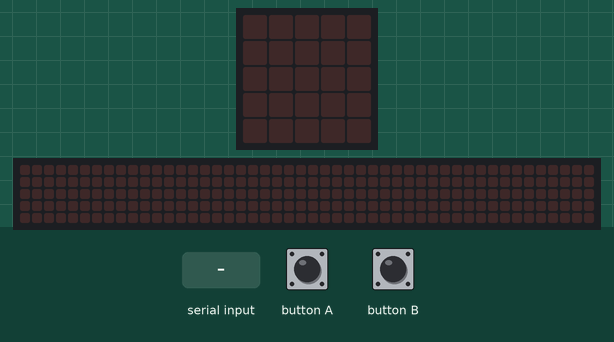
Simulated run of this program. Board: BBC micro:bit running MicroPython. On the bench: the board's 5×5 LED display, a strip that is not on the board, showing the scrolling text unrolled. The test bench sets the inputs (shaded band). The 48×5 strip is a reading aid, not a part: it shows the text the display is scrolling, unrolled, one strip-width of it at a time; what the program prints to the serial console is not drawn.

Above: at 1.2 s.
1.3 s: button B pressed for 0.15 s
At 1.8 s:
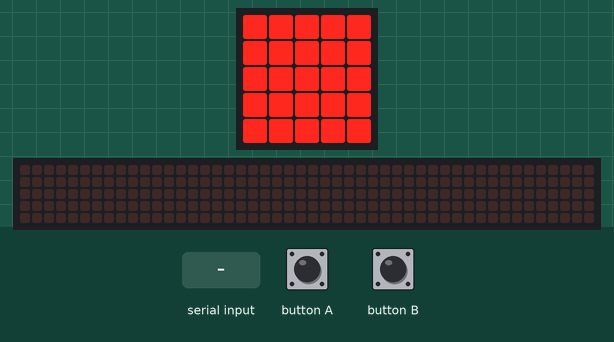
2.9 s: button A pressed for 0.15 s
At 4.1 s:
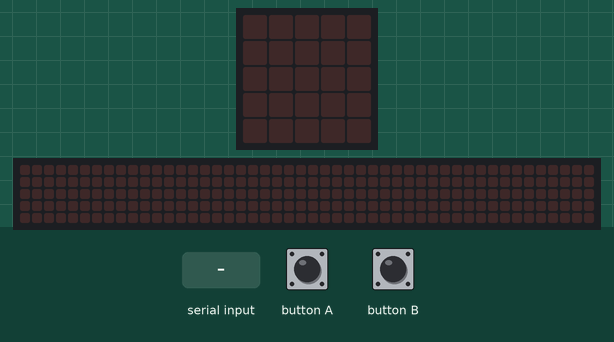
4.5 s: "2" typed at the serial console
At 4.57 s:
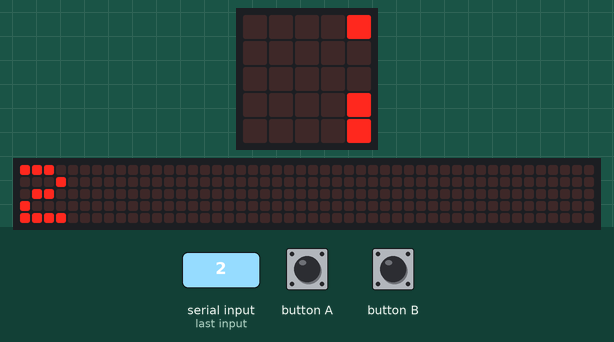
7.5 s: button B pressed for 1 s
At 7.8 s:
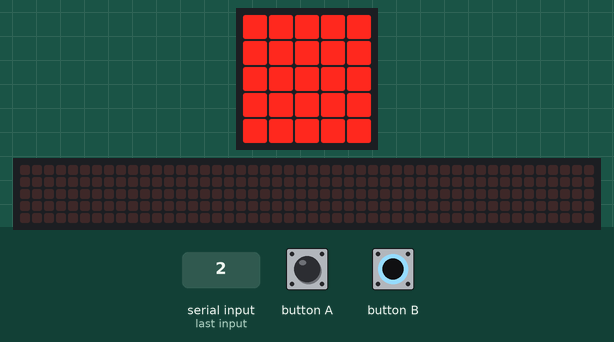
10.0 s: button A pressed for 3.2 s
At 10.9 s:
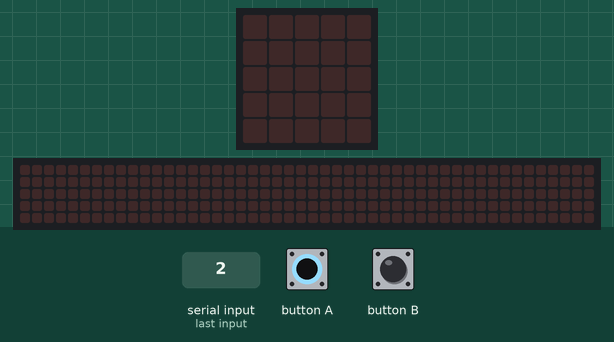
14.7 s: "1" typed at the serial console
At 15.6 s:
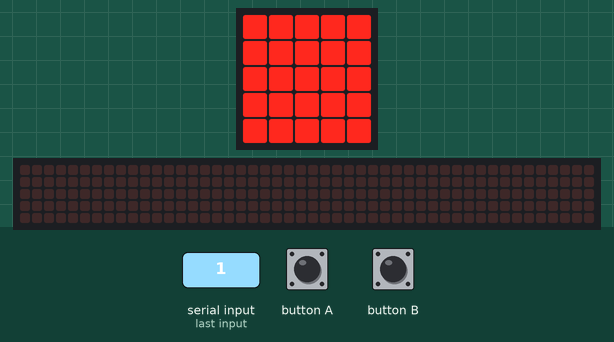
Timing chart, 0 to 17.2 s (numbered marks = the images above; inputs shaded):
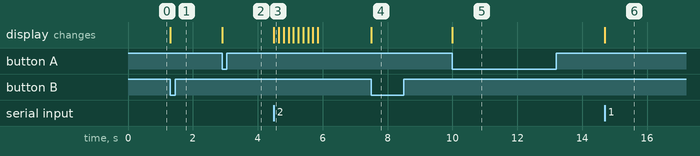

Measured:
- after the input at 1.3 s, the display: changes at once (image 1)
- after the input at 2.9 s, the display: changes at once (image 2)
- after the input at 4.5 s, the display: changes at once (image 3)
- after the input at 7.5 s, the display: changes at once (image 4)
- after the input at 10.0 s, the display: changes at once (image 5)
- after the input at 14.7 s, the display: changes at once (image 6)

The program:

microbit_to_MQTT.py
```python
from microbit import *

uart.init(baudrate = 115200)
zero = Image("00000:"
             "00000:"
             "00000:"
             "00000:"
             "00000")
one = Image("99999:"
            "99999:"
            "99999:"
            "99999:"
            "99999")

while True:
    if button_a.is_pressed():
        uart.write("#0!")
        display.show(zero)
        sleep(200)
    elif button_b.is_pressed():
        uart.write("#1!")
        display.show(one)
        sleep(200)
    if uart.any():
        msg = uart.read()
        msg = str(msg, 'UTF-8')
        if msg == '0':
            display.show(zero)
        elif msg == '1':
            display.show(one)
        else:
            display.scroll(msg)
```
